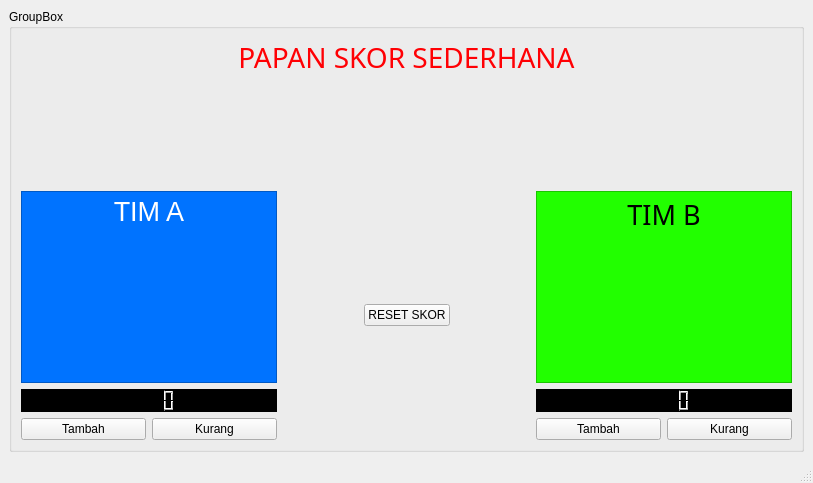
<?xml version="1.0" encoding="UTF-8"?>
<ui version="4.0">
 <class>MainWindow</class>
 <widget class="QMainWindow" name="MainWindow">
  <property name="geometry">
   <rect>
    <x>0</x>
    <y>0</y>
    <width>813</width>
    <height>483</height>
   </rect>
  </property>
  <property name="windowTitle">
   <string>MainWindow</string>
  </property>
  <widget class="QWidget" name="centralwidget">
   <layout class="QHBoxLayout" name="horizontalLayout_3">
    <item>
     <widget class="QGroupBox" name="groupBox">
      <property name="title">
       <string>GroupBox</string>
      </property>
      <layout class="QGridLayout" name="gridLayout">
       <item row="2" column="0">
        <spacer name="verticalSpacer_3">
         <property name="orientation">
          <enum>Qt::Vertical</enum>
         </property>
         <property name="sizeHint" stdset="0">
          <size>
           <width>20</width>
           <height>40</height>
          </size>
         </property>
        </spacer>
       </item>
       <item row="5" column="2" rowspan="3">
        <widget class="QPushButton" name="pushButton">
         <property name="text">
          <string>RESET SKOR</string>
         </property>
        </widget>
       </item>
       <item row="6" column="1">
        <spacer name="verticalSpacer_2">
         <property name="orientation">
          <enum>Qt::Vertical</enum>
         </property>
         <property name="sizeHint" stdset="0">
          <size>
           <width>20</width>
           <height>40</height>
          </size>
         </property>
        </spacer>
       </item>
       <item row="1" column="0" colspan="5">
        <widget class="QLabel" name="label">
         <property name="font">
          <font>
           <family>Code Bold</family>
           <pointsize>21</pointsize>
           <weight>50</weight>
           <bold>false</bold>
          </font>
         </property>
         <property name="styleSheet">
          <string notr="true">color: rgb(255, 0, 4);</string>
         </property>
         <property name="text">
          <string>PAPAN SKOR SEDERHANA</string>
         </property>
         <property name="alignment">
          <set>Qt::AlignCenter</set>
         </property>
        </widget>
       </item>
       <item row="5" column="0" rowspan="3">
        <widget class="QSplitter" name="splitter_2">
         <property name="orientation">
          <enum>Qt::Vertical</enum>
         </property>
         <widget class="QWidget" name="layoutWidget">
          <layout class="QVBoxLayout" name="verticalLayout_3">
           <item>
            <widget class="QTextEdit" name="textEdita_2">
             <property name="sizePolicy">
              <sizepolicy hsizetype="Preferred" vsizetype="Preferred">
               <horstretch>0</horstretch>
               <verstretch>0</verstretch>
              </sizepolicy>
             </property>
             <property name="palette">
              <palette>
               <active>
                <colorrole role="WindowText">
                 <brush brushstyle="SolidPattern">
                  <color alpha="255">
                   <red>255</red>
                   <green>255</green>
                   <blue>255</blue>
                  </color>
                 </brush>
                </colorrole>
                <colorrole role="Button">
                 <brush brushstyle="SolidPattern">
                  <color alpha="255">
                   <red>0</red>
                   <green>115</green>
                   <blue>255</blue>
                  </color>
                 </brush>
                </colorrole>
                <colorrole role="Text">
                 <brush brushstyle="SolidPattern">
                  <color alpha="255">
                   <red>255</red>
                   <green>255</green>
                   <blue>255</blue>
                  </color>
                 </brush>
                </colorrole>
                <colorrole role="ButtonText">
                 <brush brushstyle="SolidPattern">
                  <color alpha="255">
                   <red>255</red>
                   <green>255</green>
                   <blue>255</blue>
                  </color>
                 </brush>
                </colorrole>
                <colorrole role="Base">
                 <brush brushstyle="SolidPattern">
                  <color alpha="255">
                   <red>0</red>
                   <green>115</green>
                   <blue>255</blue>
                  </color>
                 </brush>
                </colorrole>
                <colorrole role="Window">
                 <brush brushstyle="SolidPattern">
                  <color alpha="255">
                   <red>0</red>
                   <green>115</green>
                   <blue>255</blue>
                  </color>
                 </brush>
                </colorrole>
                <colorrole role="PlaceholderText">
                 <brush brushstyle="NoBrush">
                  <color alpha="128">
                   <red>255</red>
                   <green>255</green>
                   <blue>255</blue>
                  </color>
                 </brush>
                </colorrole>
               </active>
               <inactive>
                <colorrole role="WindowText">
                 <brush brushstyle="SolidPattern">
                  <color alpha="255">
                   <red>255</red>
                   <green>255</green>
                   <blue>255</blue>
                  </color>
                 </brush>
                </colorrole>
                <colorrole role="Button">
                 <brush brushstyle="SolidPattern">
                  <color alpha="255">
                   <red>0</red>
                   <green>115</green>
                   <blue>255</blue>
                  </color>
                 </brush>
                </colorrole>
                <colorrole role="Text">
                 <brush brushstyle="SolidPattern">
                  <color alpha="255">
                   <red>255</red>
                   <green>255</green>
                   <blue>255</blue>
                  </color>
                 </brush>
                </colorrole>
                <colorrole role="ButtonText">
                 <brush brushstyle="SolidPattern">
                  <color alpha="255">
                   <red>255</red>
                   <green>255</green>
                   <blue>255</blue>
                  </color>
                 </brush>
                </colorrole>
                <colorrole role="Base">
                 <brush brushstyle="SolidPattern">
                  <color alpha="255">
                   <red>0</red>
                   <green>115</green>
                   <blue>255</blue>
                  </color>
                 </brush>
                </colorrole>
                <colorrole role="Window">
                 <brush brushstyle="SolidPattern">
                  <color alpha="255">
                   <red>0</red>
                   <green>115</green>
                   <blue>255</blue>
                  </color>
                 </brush>
                </colorrole>
                <colorrole role="PlaceholderText">
                 <brush brushstyle="NoBrush">
                  <color alpha="128">
                   <red>255</red>
                   <green>255</green>
                   <blue>255</blue>
                  </color>
                 </brush>
                </colorrole>
               </inactive>
               <disabled>
                <colorrole role="WindowText">
                 <brush brushstyle="SolidPattern">
                  <color alpha="255">
                   <red>255</red>
                   <green>255</green>
                   <blue>255</blue>
                  </color>
                 </brush>
                </colorrole>
                <colorrole role="Button">
                 <brush brushstyle="SolidPattern">
                  <color alpha="255">
                   <red>0</red>
                   <green>115</green>
                   <blue>255</blue>
                  </color>
                 </brush>
                </colorrole>
                <colorrole role="Text">
                 <brush brushstyle="SolidPattern">
                  <color alpha="255">
                   <red>255</red>
                   <green>255</green>
                   <blue>255</blue>
                  </color>
                 </brush>
                </colorrole>
                <colorrole role="ButtonText">
                 <brush brushstyle="SolidPattern">
                  <color alpha="255">
                   <red>255</red>
                   <green>255</green>
                   <blue>255</blue>
                  </color>
                 </brush>
                </colorrole>
                <colorrole role="Base">
                 <brush brushstyle="SolidPattern">
                  <color alpha="255">
                   <red>0</red>
                   <green>115</green>
                   <blue>255</blue>
                  </color>
                 </brush>
                </colorrole>
                <colorrole role="Window">
                 <brush brushstyle="SolidPattern">
                  <color alpha="255">
                   <red>0</red>
                   <green>115</green>
                   <blue>255</blue>
                  </color>
                 </brush>
                </colorrole>
                <colorrole role="PlaceholderText">
                 <brush brushstyle="NoBrush">
                  <color alpha="128">
                   <red>255</red>
                   <green>255</green>
                   <blue>255</blue>
                  </color>
                 </brush>
                </colorrole>
               </disabled>
              </palette>
             </property>
             <property name="font">
              <font>
               <family>MS Shell Dlg 2</family>
               <pointsize>20</pointsize>
               <weight>50</weight>
               <italic>false</italic>
               <bold>false</bold>
              </font>
             </property>
             <property name="styleSheet">
              <string notr="true">background-color: rgb(0, 115, 255);
font: 20pt &quot;MS Shell Dlg 2&quot;;
color: rgb(255, 255, 255);</string>
             </property>
             <property name="html">
              <string>&lt;!DOCTYPE HTML PUBLIC &quot;-//W3C//DTD HTML 4.0//EN&quot; &quot;http://www.w3.org/TR/REC-html40/strict.dtd&quot;&gt;
&lt;html&gt;&lt;head&gt;&lt;meta name=&quot;qrichtext&quot; content=&quot;1&quot; /&gt;&lt;style type=&quot;text/css&quot;&gt;
p, li { white-space: pre-wrap; }
&lt;/style&gt;&lt;/head&gt;&lt;body style=&quot; font-family:'MS Shell Dlg 2'; font-size:20pt; font-weight:400; font-style:normal;&quot;&gt;
&lt;p align=&quot;center&quot; style=&quot; margin-top:0px; margin-bottom:0px; margin-left:0px; margin-right:0px; -qt-block-indent:0; text-indent:0px;&quot;&gt;TIM A&lt;/p&gt;&lt;/body&gt;&lt;/html&gt;</string>
             </property>
            </widget>
           </item>
           <item>
            <widget class="QLCDNumber" name="lcdA">
             <property name="enabled">
              <bool>true</bool>
             </property>
             <property name="styleSheet">
              <string notr="true">background-color: rgb(0, 0, 0);
color: rgb(255, 255, 255);
</string>
             </property>
             <property name="smallDecimalPoint">
              <bool>false</bool>
             </property>
            </widget>
           </item>
           <item>
            <layout class="QVBoxLayout" name="verticalLayout_4">
             <item>
              <layout class="QHBoxLayout" name="horizontalLayout_2">
               <item>
                <widget class="QPushButton" name="pushButton_4">
                 <property name="text">
                  <string>Tambah</string>
                 </property>
                </widget>
               </item>
               <item>
                <widget class="QPushButton" name="pushButton_5">
                 <property name="text">
                  <string>Kurang</string>
                 </property>
                </widget>
               </item>
              </layout>
             </item>
            </layout>
           </item>
          </layout>
         </widget>
        </widget>
       </item>
       <item row="6" column="3">
        <spacer name="verticalSpacer">
         <property name="orientation">
          <enum>Qt::Vertical</enum>
         </property>
         <property name="sizeHint" stdset="0">
          <size>
           <width>20</width>
           <height>40</height>
          </size>
         </property>
        </spacer>
       </item>
       <item row="5" column="4" rowspan="3">
        <layout class="QVBoxLayout" name="verticalLayout_2">
         <item>
          <widget class="QTextEdit" name="textEditb">
           <property name="sizePolicy">
            <sizepolicy hsizetype="Preferred" vsizetype="Preferred">
             <horstretch>0</horstretch>
             <verstretch>0</verstretch>
            </sizepolicy>
           </property>
           <property name="palette">
            <palette>
             <active>
              <colorrole role="Button">
               <brush brushstyle="SolidPattern">
                <color alpha="255">
                 <red>34</red>
                 <green>255</green>
                 <blue>0</blue>
                </color>
               </brush>
              </colorrole>
              <colorrole role="Base">
               <brush brushstyle="SolidPattern">
                <color alpha="255">
                 <red>34</red>
                 <green>255</green>
                 <blue>0</blue>
                </color>
               </brush>
              </colorrole>
              <colorrole role="Window">
               <brush brushstyle="SolidPattern">
                <color alpha="255">
                 <red>34</red>
                 <green>255</green>
                 <blue>0</blue>
                </color>
               </brush>
              </colorrole>
             </active>
             <inactive>
              <colorrole role="Button">
               <brush brushstyle="SolidPattern">
                <color alpha="255">
                 <red>34</red>
                 <green>255</green>
                 <blue>0</blue>
                </color>
               </brush>
              </colorrole>
              <colorrole role="Base">
               <brush brushstyle="SolidPattern">
                <color alpha="255">
                 <red>34</red>
                 <green>255</green>
                 <blue>0</blue>
                </color>
               </brush>
              </colorrole>
              <colorrole role="Window">
               <brush brushstyle="SolidPattern">
                <color alpha="255">
                 <red>34</red>
                 <green>255</green>
                 <blue>0</blue>
                </color>
               </brush>
              </colorrole>
             </inactive>
             <disabled>
              <colorrole role="Button">
               <brush brushstyle="SolidPattern">
                <color alpha="255">
                 <red>34</red>
                 <green>255</green>
                 <blue>0</blue>
                </color>
               </brush>
              </colorrole>
              <colorrole role="Base">
               <brush brushstyle="SolidPattern">
                <color alpha="255">
                 <red>34</red>
                 <green>255</green>
                 <blue>0</blue>
                </color>
               </brush>
              </colorrole>
              <colorrole role="Window">
               <brush brushstyle="SolidPattern">
                <color alpha="255">
                 <red>34</red>
                 <green>255</green>
                 <blue>0</blue>
                </color>
               </brush>
              </colorrole>
             </disabled>
            </palette>
           </property>
           <property name="font">
            <font>
             <family>LCD</family>
             <pointsize>20</pointsize>
             <weight>75</weight>
             <bold>true</bold>
            </font>
           </property>
           <property name="styleSheet">
            <string notr="true">background-color: rgb(34, 255, 0);</string>
           </property>
           <property name="html">
            <string>&lt;!DOCTYPE HTML PUBLIC &quot;-//W3C//DTD HTML 4.0//EN&quot; &quot;http://www.w3.org/TR/REC-html40/strict.dtd&quot;&gt;
&lt;html&gt;&lt;head&gt;&lt;meta name=&quot;qrichtext&quot; content=&quot;1&quot; /&gt;&lt;style type=&quot;text/css&quot;&gt;
p, li { white-space: pre-wrap; }
&lt;/style&gt;&lt;/head&gt;&lt;body style=&quot; font-family:'LCD'; font-size:20pt; font-weight:600; font-style:normal;&quot;&gt;
&lt;p align=&quot;center&quot; style=&quot; margin-top:0px; margin-bottom:0px; margin-left:0px; margin-right:0px; -qt-block-indent:0; text-indent:0px;&quot;&gt;&lt;span style=&quot; font-family:'MS Shell Dlg 2'; font-weight:400;&quot;&gt;TIM B&lt;/span&gt;&lt;/p&gt;&lt;/body&gt;&lt;/html&gt;</string>
           </property>
          </widget>
         </item>
         <item>
          <layout class="QVBoxLayout" name="verticalLayout">
           <item>
            <widget class="QLCDNumber" name="lcdA_2">
             <property name="styleSheet">
              <string notr="true">background-color: rgb(0, 0, 0);
color: rgb(255, 255, 255);
</string>
             </property>
            </widget>
           </item>
           <item>
            <layout class="QHBoxLayout" name="horizontalLayout">
             <item>
              <widget class="QPushButton" name="pushButton_2">
               <property name="text">
                <string>Tambah</string>
               </property>
              </widget>
             </item>
             <item>
              <widget class="QPushButton" name="pushButton_3">
               <property name="text">
                <string>Kurang</string>
               </property>
              </widget>
             </item>
            </layout>
           </item>
          </layout>
         </item>
        </layout>
       </item>
       <item row="2" column="1" rowspan="2" colspan="3">
        <widget class="QLabel" name="label_2">
         <property name="text">
          <string/>
         </property>
         <property name="alignment">
          <set>Qt::AlignCenter</set>
         </property>
        </widget>
       </item>
      </layout>
     </widget>
    </item>
   </layout>
  </widget>
  <widget class="QMenuBar" name="menubar">
   <property name="geometry">
    <rect>
     <x>0</x>
     <y>0</y>
     <width>813</width>
     <height>21</height>
    </rect>
   </property>
  </widget>
  <widget class="QStatusBar" name="statusbar"/>
 </widget>
 <resources/>
 <connections/>
</ui>
